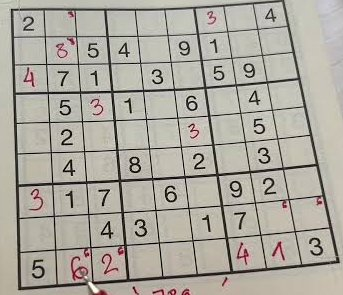
#> input picture data/photos/puzzle01.jpeg, 343 x 295 px; its folder holds 3 pictures in this run
$ python preprocess.py
#> lines starting #> are read from the running program, lines starting #| are printed output that depends on the picture; after the words box and inside, x2 and y2 are one past the last pixel; in counts of white or black regions, pixels touching at a corner belong together
### utils.py
# Shared helpers: project paths, loading photos and ground truth, and saving labelled figures.

from pathlib import Path

import cv2
import matplotlib.pyplot as plt


BASE_DIR = Path(__file__).resolve().parent
DATA_DIR = BASE_DIR / "data"
PHOTOS_DIR = DATA_DIR / "photos"
RESULTS_DIR = BASE_DIR / "results"


def load_photo(path):
	img = cv2.imread(str(path))
#> img is the input picture: shape (295, 343, 3); mean B, G, R 159.2, 168.6, 172.7
	if img is None:
		raise FileNotFoundError(f"could not read {path}")
	return img


def to_rgb(img):
	if img.ndim == 2:
		return img
	return cv2.cvtColor(img, cv2.COLOR_BGR2RGB)


def show_images(images, titles, cols=3, save_as=None):
	rows = (len(images) + cols - 1) // cols
	fig, axes = plt.subplots(rows, cols, figsize=(4 * cols, 4 * rows))
	axes = axes.ravel() if hasattr(axes, "ravel") else [axes]

	for ax in axes:
		ax.axis("off")
	for ax, img, title in zip(axes, images, titles):
		ax.imshow(to_rgb(img), cmap="gray")
		ax.set_title(title)

	fig.tight_layout()
	if save_as is not None:
		RESULTS_DIR.mkdir(exist_ok=True)
		fig.savefig(RESULTS_DIR / save_as, dpi=120, bbox_inches="tight")
	plt.close(fig)


# [5 lines left out: function load_ground_truth, not called in this run]

### preprocess.py
# Step 1: grayscale, Gaussian blur and adaptive threshold so grid lines and digits are white on black.
# Running it compares adaptive with global and Otsu thresholding.

import cv2

from utils import PHOTOS_DIR, load_photo, show_images


def to_gray(img):
	if img.ndim == 3:
		return cv2.cvtColor(img, cv2.COLOR_BGR2GRAY)
	return img


def threshold_photo(img, blur_size=5, block_size=15, c=8):
	gray = to_gray(img)
	blurred = cv2.GaussianBlur(gray, (blur_size, blur_size), 0)
	binary = cv2.adaptiveThreshold(blurred, 255, cv2.ADAPTIVE_THRESH_GAUSSIAN_C,
								   cv2.THRESH_BINARY_INV, block_size, c)
	return binary


def compare_thresholds(img):
	gray = cv2.GaussianBlur(to_gray(img), (5, 5), 0)
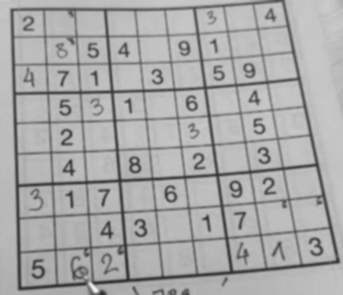
#> gray: shape (295, 343); min 46, max 244, mean 168.8
	_, global_th = cv2.threshold(gray, 127, 255, cv2.THRESH_BINARY_INV)
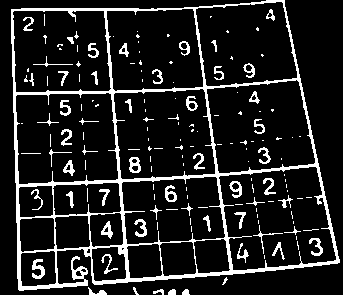
#> global_th: shape (295, 343); 12.7% white; 158 white regions (102 under 20 px), largest, box (x1, y1, x2, y2) and area: (11, 0, 340, 291) 8519, (32, 259, 45, 279) 147, (129, 157, 141, 173) 120
	_, otsu_th = cv2.threshold(gray, 0, 255, cv2.THRESH_BINARY_INV + cv2.THRESH_OTSU)
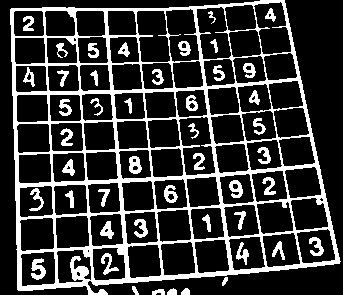
#> otsu_th: shape (295, 343); 21.2% white; 47 white regions, largest, box (x1, y1, x2, y2) and area: (10, 0, 341, 295) 16744, (31, 258, 46, 280) 195, (129, 156, 142, 174) 161
	adaptive_th = threshold_photo(img)
#> in threshold_photo, `binary = cv2.adaptiveThreshold(blurred, 255, cv2.ADAPTIVE_THRESH_GAUSS..`:
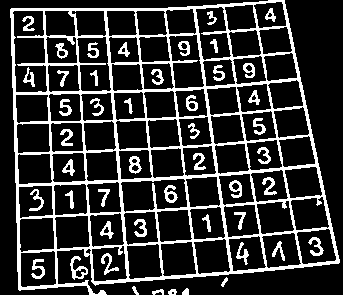
#> binary: shape (295, 343); 19.9% white; 48 white regions, largest, box (x1, y1, x2, y2) and area: (10, 0, 340, 295) 15742, (70, 256, 88, 280) 168, (31, 259, 45, 279) 136
	return global_th, otsu_th, adaptive_th


if __name__ == "__main__":
	img = load_photo(PHOTOS_DIR / "puzzle01.jpeg")
	global_th, otsu_th, adaptive_th = compare_thresholds(img)
	show_images([img, global_th, otsu_th, adaptive_th],
				["original", "global (T=127)", "Otsu", "adaptive Gaussian"],
				cols=2, save_as="step1_thresholds.png")
#> in show_images, `rows = (len(images) + cols - 1) // cols`: rows = 2
#> the loop in show_images, `for ax in axes:` made 4 passes
#> the loop in show_images, `for ax, img, title in zip(axes, images, titles):` made 4 passes
#> title on passes 1 to 4: 'original', 'global (T=127)', 'Otsu', 'adaptive Gaussian'
#> in show_images, `fig.savefig(RESULTS_DIR / save_as, dpi=120, bbox_inches="tight")`:
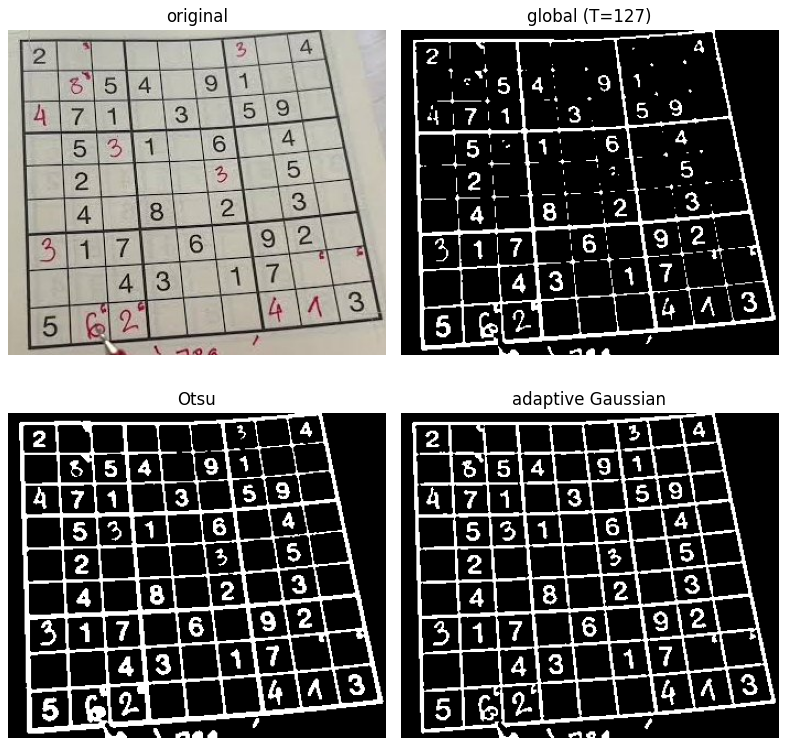
#> figure drawn by matplotlib, 4 panels
	print("saved results/step1_thresholds.png")
